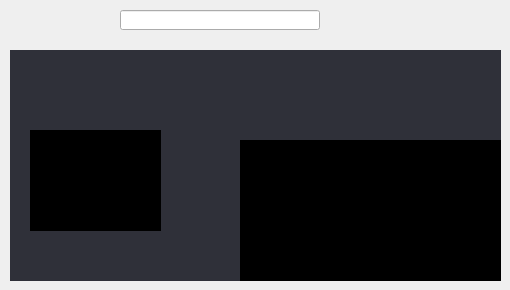
           <widget class="QWidget" name="page_1">
            <widget class="QWidget" name="widget_capture_contain" native="true">
             <property name="geometry">
              <rect>
               <x>10</x>
               <y>50</y>
               <width>491</width>
               <height>231</height>
              </rect>
             </property>
             <property name="sizePolicy">
              <sizepolicy hsizetype="Preferred" vsizetype="Expanding">
               <horstretch>0</horstretch>
               <verstretch>0</verstretch>
              </sizepolicy>
             </property>
             <property name="styleSheet">
              <string notr="true">QWidget#widget_capture_contain
{
	background-color: rgb(47, 48, 57);
}</string>
             </property>
             <widget class="QWidget" name="widget_capture_final" native="true">
              <property name="geometry">
               <rect>
                <x>230</x>
                <y>90</y>
                <width>281</width>
                <height>141</height>
               </rect>
              </property>
              <property name="sizePolicy">
               <sizepolicy hsizetype="Preferred" vsizetype="Expanding">
                <horstretch>0</horstretch>
                <verstretch>0</verstretch>
               </sizepolicy>
              </property>
              <property name="styleSheet">
               <string notr="true">QWidget#widget_capture_final
{
	background-color: rgb(0, 0, 0);
}</string>
              </property>
             </widget>
             <widget class="QWidget" name="widget_capture_view" native="true">
              <property name="geometry">
               <rect>
                <x>20</x>
                <y>80</y>
                <width>131</width>
                <height>101</height>
               </rect>
              </property>
              <property name="styleSheet">
               <string notr="true">/*QWidget#widget_capture_view
{
border-radius:0px;
border-style: solid; 
border-width: 2px; 
border-color: rgb(255, 255, 255); 
}*/</string>
              </property>
              <layout class="QVBoxLayout" name="verticalLayout_6">
               <property name="spacing">
                <number>0</number>
               </property>
               <property name="leftMargin">
                <number>0</number>
               </property>
               <property name="topMargin">
                <number>0</number>
               </property>
               <property name="rightMargin">
                <number>0</number>
               </property>
               <property name="bottomMargin">
                <number>0</number>
               </property>
               <item>
                <widget class="ShowVideoWidget" name="widget_capture_video" native="true">
                 <property name="styleSheet">
                  <string notr="true">QWidget#widget_capture_video
{
	background-color: rgb(0, 0, 0);
}</string>
                 </property>
                </widget>
               </item>
              </layout>
             </widget>
            </widget>
            <widget class="QLineEdit" name="lineEdit_picture">
             <property name="geometry">
              <rect>
               <x>120</x>
               <y>10</y>
               <width>200</width>
               <height>20</height>
              </rect>
             </property>
            </widget>
           </widget>
